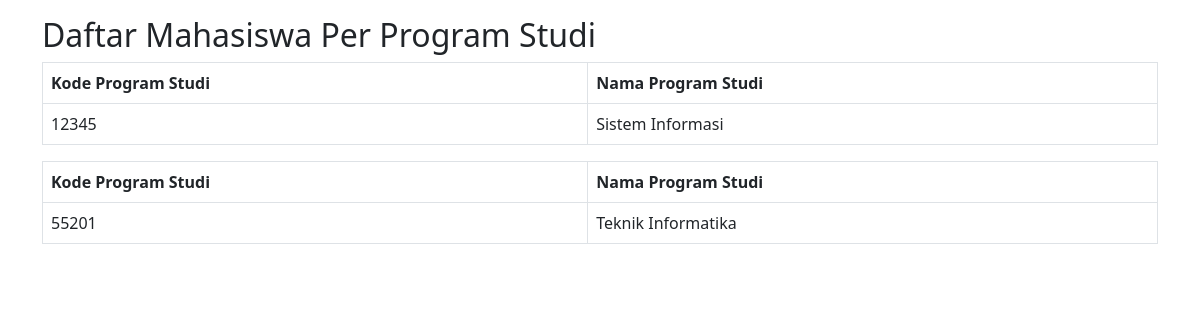
The app's page /dafmhsperprodi.php, older data.
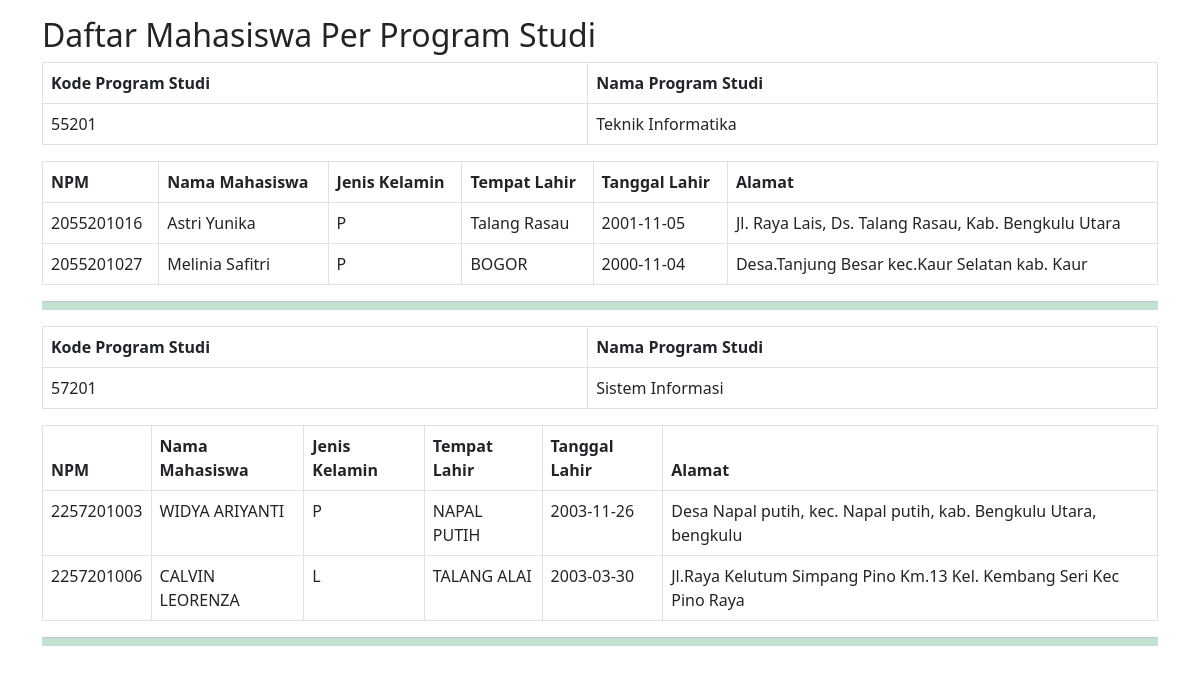
The same page, newer data.
### tables this page shows
CREATE TABLE `prodi` (
  `kodeprodi` char(5) NOT NULL,
  `namaprodi` varchar(20) NOT NULL
);

CREATE TABLE `mahasiswa` (
  `npm` char(10) NOT NULL,
  `namamahasiswa` varchar(30) NOT NULL,
  `sex` char(1) NOT NULL,
  `tempatlahir` varchar(30) NOT NULL,
  `tanggallahir` date NOT NULL,
  `alamat` text NOT NULL,
  `kodeprodi` char(5) NOT NULL
);

### dafmhsperprodi.php (the view, shortened to what this page needs)
<!DOCTYPE html>
<html lang="en">
<head>
  <link href="https://cdn.jsdelivr.net/npm/bootstrap@5.2.3/dist/css/bootstrap.min.css" rel="stylesheet">
</head>
<body onload="print()">
<div class="container mt-3">
<h2>Daftar Mahasiswa Per Program Studi</h2>
<?php
 $kon=mysqli_connect("localhost","root","","aplikasisampel1");
 $sql="select * from prodi";
 $q=mysqli_query($kon,$sql);
 $r=mysqli_fetch_array($q);
 do {
?>
<table class="table table-bordered">
    <thead>
      <tr>
        <th>Kode Program Studi</th>
        <th>Nama Program Studi</th>
      </tr>
    </thead>
    <tbody>
      <tr>
        <td><?php echo $r['kodeprodi'];?></td>
        <td><?php echo $r['namaprodi'];?></td>
      </tr>
    </tbody>
</table>
<?php
		 $sqlm="select * from mahasiswa where kodeprodi='".$r['kodeprodi']."'";
		 $qm=mysqli_query($kon,$sqlm);
		 $rm=mysqli_fetch_array($qm);
		 if (!empty($rm)) {
		?>
<table class="table table-bordered">
    <thead>
      <tr>
        <th>NPM</th>
        <th>Nama Mahasiswa</th>
        <th>Jenis Kelamin</th>
		<th>Tempat Lahir</th>
		<th>Tanggal Lahir</th>
		<th>Alamat</th>
      </tr>
    </thead>
    <tbody>
<?php
	do {
?>
      <tr>
        <td><?php echo $rm['npm'];?></td>
        <td><?php echo $rm['namamahasiswa'];?></td>
        <td><?php echo $rm['sex'];?></td>
		<td><?php echo $rm['tempatlahir'];?></td>
		<td><?php echo $rm['tanggallahir'];?></td>
		<td><?php echo $rm['alamat'];?></td>
      </tr>
	<?php } while($rm=mysqli_fetch_array($qm));
?>
    </tbody>
</table>
<hr class="divider py-1 bg-success">
<?php }
 } while ($r=mysqli_fetch_array($q));
?>
</div>
</body>
</html>

Row changes from the older to the newer data that the page shows:
removed prodi: kodeprodi "12345", namaprodi "Sistem Informasi"
shown differently, row unchanged: prodi "Teknik Informatika": now shows "NPM Nama Mahasiswa Jenis Kelamin Tempat Lahir Tanggal Lahir Alamat"
added mahasiswa: npm "2055201016", namamahasiswa "Astri Yunika", sex "P", tempatlahir "Talang Rasau", tanggallahir "2001-11-05", alamat "Jl. Raya Lais, Ds. Talang Rasau, Kab. Bengkulu Utara", shown under prodi "Teknik Informatika"
added mahasiswa: npm "2055201027", namamahasiswa "Melinia Safitri", sex "P", tempatlahir "BOGOR", tanggallahir "2000-11-04", alamat "Desa.Tanjung Besar kec.Kaur Selatan kab. Kaur", shown under prodi "Teknik Informatika"
added prodi: kodeprodi "57201", namaprodi "Sistem Informasi"
added mahasiswa: npm "2257201003", namamahasiswa "WIDYA ARIYANTI", sex "P", tempatlahir "NAPAL PUTIH", tanggallahir "2003-11-26", alamat "Desa Napal putih, kec. Napal putih, kab. Bengkulu Utara, bengkulu", shown under "57201"
added mahasiswa: npm "2257201006", namamahasiswa "CALVIN LEORENZA", sex "L", tempatlahir "TALANG ALAI", tanggallahir "2003-03-30", alamat "Jl.Raya Kelutum Simpang Pino Km.13 Kel. Kembang Seri Kec Pino Raya", shown under "57201"
